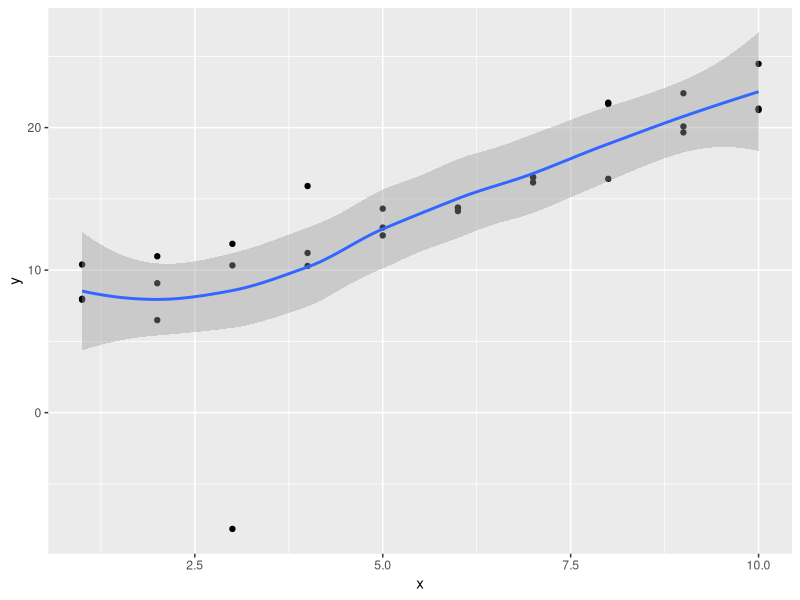
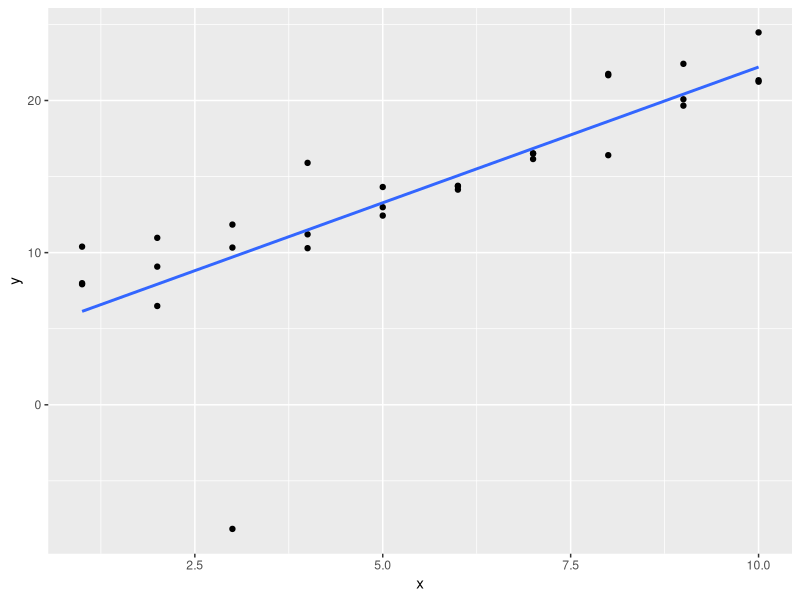

Here is the R script that generated these plots, in order: (Note: this script raises an error after producing the figures.)
## ---- chunk 1
library(tidyverse)

library(modelr)
options(na.action = na.warn)
## ---- chunk 2
sim1a <- tibble(
  x = rep(1:10, each = 3),
  y = x * 1.5 + 6 + rt(length(x), df = 2)
)
## ---- chunk 3
sim1a_mod <- lm(y ~ x, data = sim1a)               # fit a linear model (straight line)

coef(sim1a_mod)                                    # Slope=1.480507    Intercept=5.806916

# Can't just put `sim1a_mod` into ggplot like below ...It plots *curve*, as for `sim1a`. (WHY?)
ggplot(sim1a_mod, aes(x, y)) +
  geom_point() +
  geom_smooth() 
## ---- chunk 4
ggplot(sim1a, aes(x = x, y = y)) +
  geom_point() +
  geom_smooth(method = "lm", se = FALSE)           # fit a linear model (straight line)
## ---- chunk 5
measure_distance <- function(mod, data) {
  diff <- data$y - make_prediction(mod, data)
  mean(abs(diff))
}
## ---- chunk 6
best <- optim(c(0, 0), measure_distance, data = sim1a)
best$par                                   # the best parameters of the 'mean-absolute distance'


# HOWEVER, although the code in Q2 defines `measure_distance` (and we have `sim1a` from Q1), that definition doesn't include what the `make_prediction()` function is ...SO at the moment we just get an error
## ---- chunk 7
# "For the above function to work, we need to define a function `make_prediction` that takes a numeric vector of length two (the intercept and slope) and returns the predictions..."

make_prediction <- function(mod, data) {
  mod[1] + mod[2] * data$x
}

# (I don't properly understand this, but) running that `make_prediction` code, and then the `optim` code again, gives : [1] 6.013145 1.511948

# ...re. `lm()` with the same data, (in A1) : Slope=1.546082    Intercept=5.633505
## ---- chunk 8
model1 <- function(a, data) {
  a[1] + data$x * a[2] + a[3]
}
## ---- chunk 9
sim1_loess <- loess(y ~ x, data = sim1)                # model fitting

grid_loess <- sim1 %>%
  add_predictions(sim1_loess)                          # grid generation, predictions

# "You can also use this function to add predictions [eg. from a `loess` regression] to your original [`sim1`] dataset" -- s23.3.1 R4DS book. (By default, output column gets named `pred`, but here we name it `pred_loess`) :
# sim1 <- sim1 %>%
#  add_predictions(sim1_loess, var = "pred_loess")
## ---- chunk 10
ggplot(sim1, aes(x)) +                                 # visualisation
  geom_point(aes(y = y)) +
  geom_line(aes(y = pred), data = grid_loess, colour = "red", size = 1)
## ---- chunk 11
?add_predictions

# "A data frame. `add_prediction` adds a single new column, `.pred`, to the input data. `spread_predictions` adds one column for each model. `gather_predictions` adds two columns `.model` and `.pred`, and repeats the input rows for each model." -- Help

# "Next we add predictions. We’ll use modelr::add_predictions() which takes a data frame and a model. It adds the predictions from the model to a new column in the data frame" -- s23.3.1 R4DS book
## ---- chunk 12
ggplot(sim1, aes(x, resid)) + 
  geom_ref_line(h = 0) +
  geom_point()
# Just showing this for context. (Because running it here gives an error)

?geom_ref_line

# "geom_ref_line {modelr}" "Add a reference line (ggplot2)" -- Help
## ---- chunk 13

## ---- chunk 14

## ---- chunk 15
mod1 <- lm(y ~ x1 + x2, data = sim3)
mod2 <- lm(y ~ x1 * x2, data = sim3)
## ---- chunk 16

## ---- chunk 17
